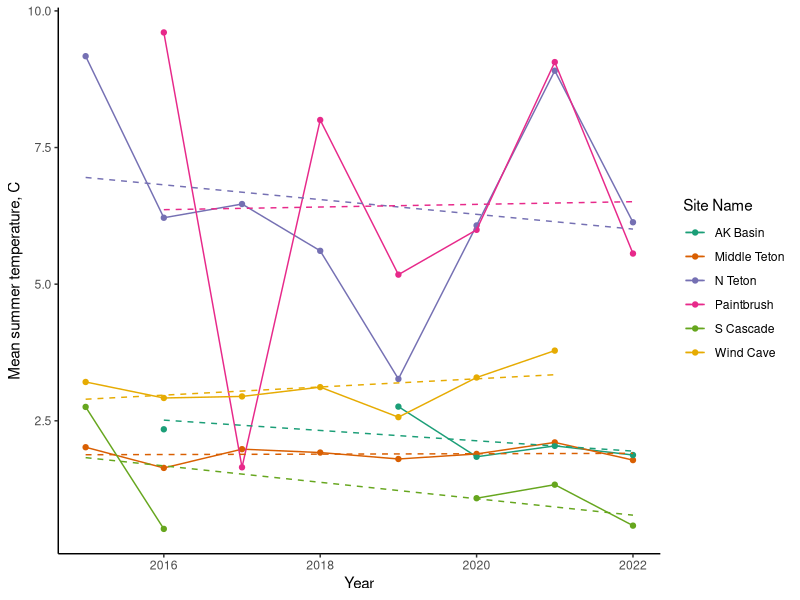
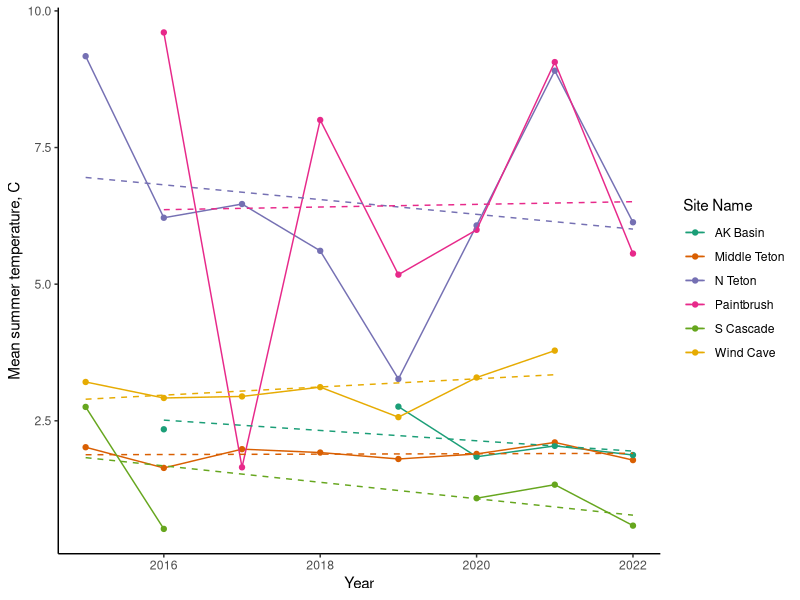
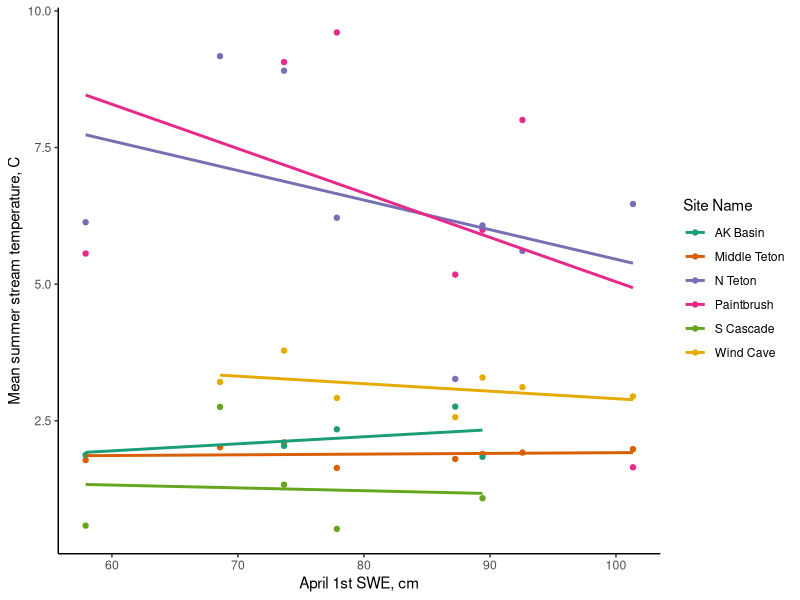
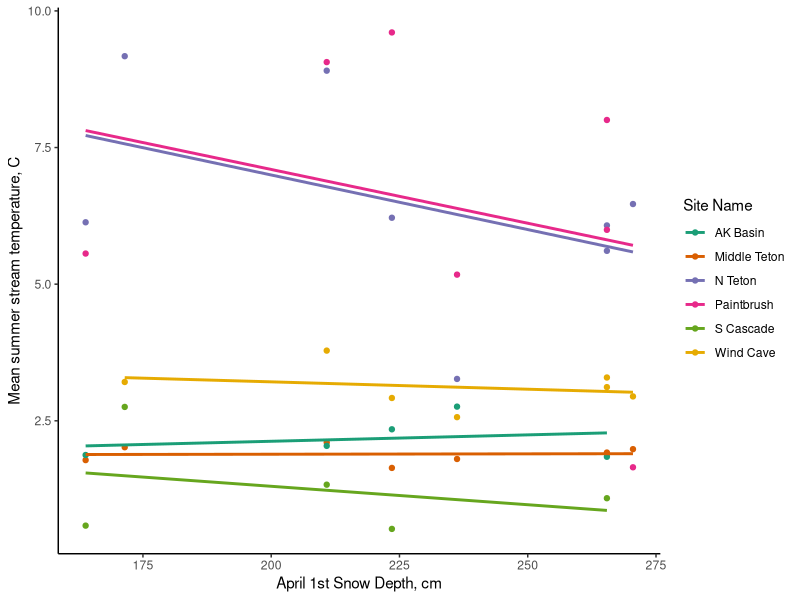
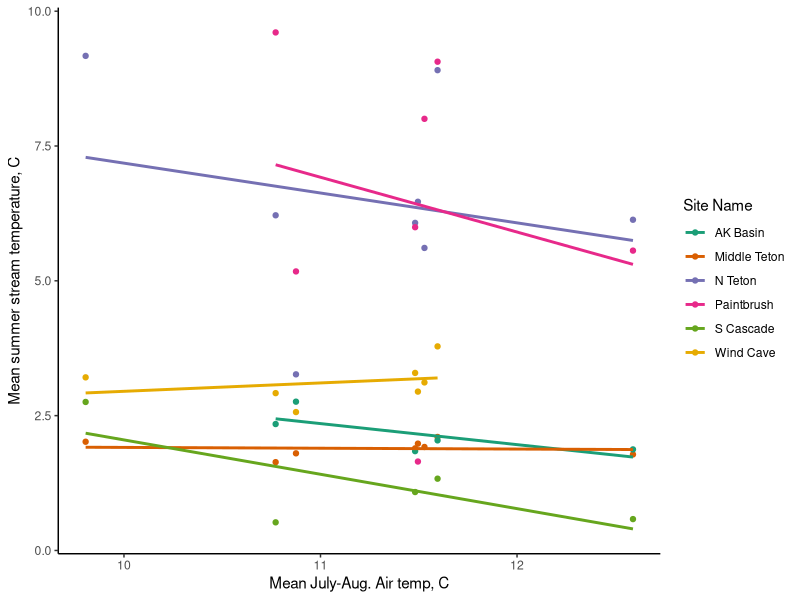
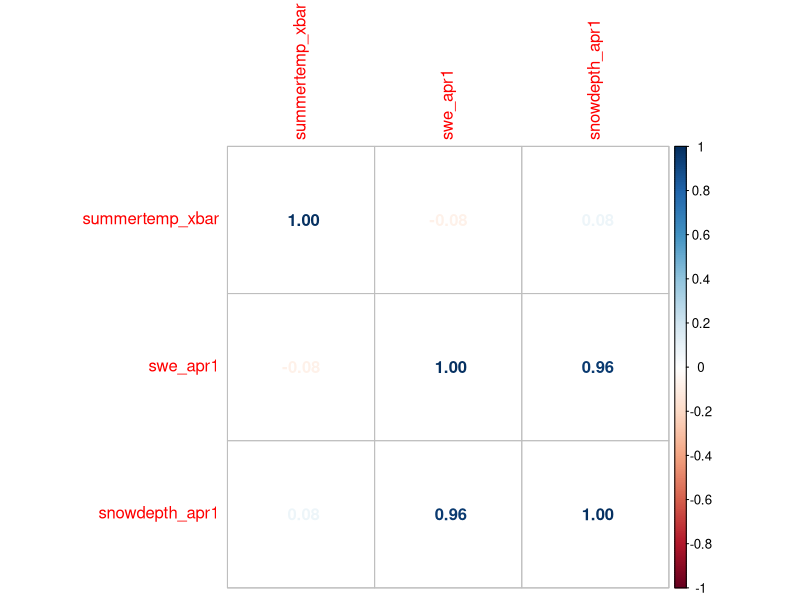
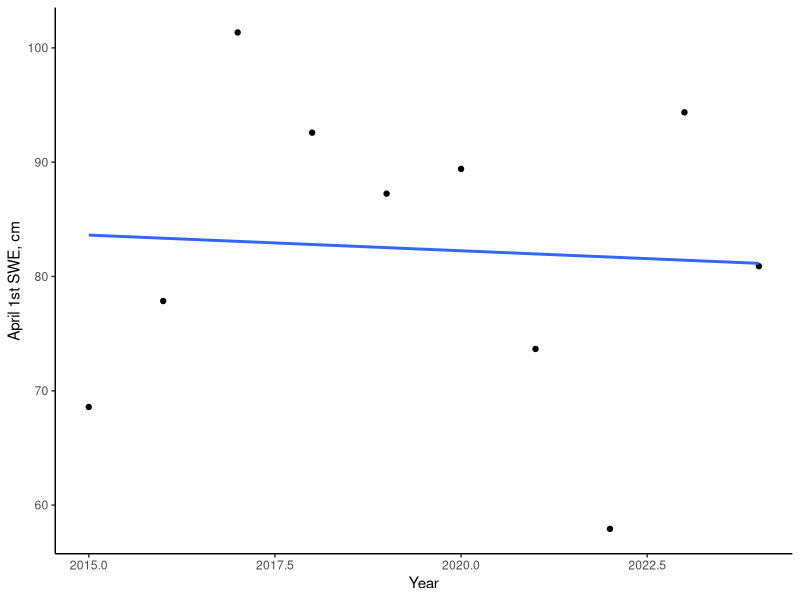
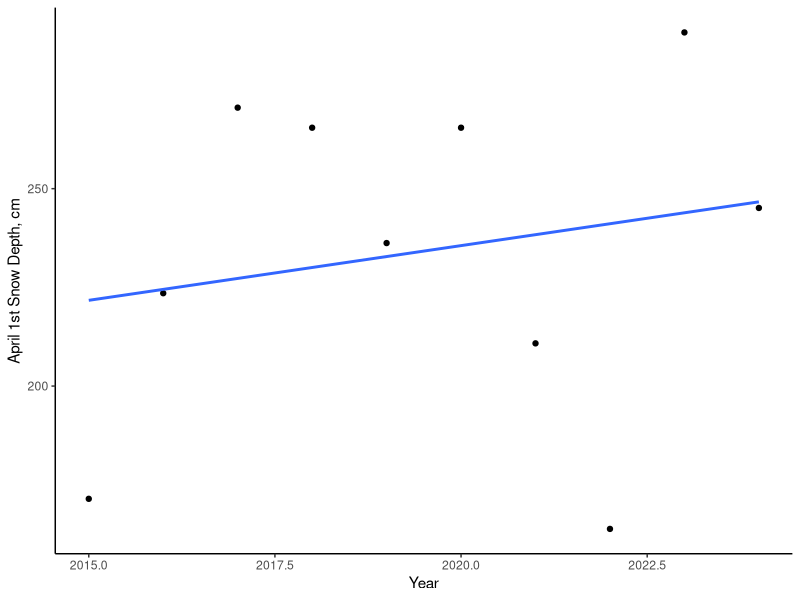

Here is the R script that generated these plots, in order:
## ---- chunk 1
#Loading Packages
library(tidyverse) #For data wrangling
library(lubridate) #For working with dates
library(ggplot2) #Plotting
library(RColorBrewer)
library(patchwork)
library(corrplot)
library(broom)
## ---- chunk 2
ak_basin <- read.csv("Temperature/cleaned_csv/ak_basin_south.csv")
middle_teton <- read.csv("Temperature/cleaned_csv/middle_teton.csv")
n_teton <- read.csv("Temperature/cleaned_csv/n_fork_teton.csv")
paintbrush <- read.csv("Temperature/cleaned_csv/paintbrush.csv")
s_cascade <- read.csv("Temperature/cleaned_csv/s_cascade.csv")
wind_cave <- read.csv("Temperature/cleaned_csv/wind_cave.csv")
## ---- chunk 3
#AK Basin:

ak_basin_pivot <- ak_basin %>%
 select(Date, temp_2015:temp_2022)%>% #remove unnecessary cols
  pivot_longer(!c(Date), names_to = "meas_date", values_to = "ak_basin_temp")%>% #pivot longer - make new columns for year and temp, one row for each date for each year
  mutate(year = substr(meas_date,6, 9), #remove "temp_" at beginning of each year to get year column
         dmy_date = paste(Date, year, sep = "-"), #create intermediate date column with year, month, and day
         date_final = as.Date(dmy_date, format = "%d-%b-%Y") #convert intermediate to new date column with as.Date
         )%>% 
  select(-meas_date, -dmy_date, -Date)#%>% #remove intermediate/redundant date columns
  #filter(!is.na(date_final)) #remove extra rows with no date

#Middle Teton

middle_teton_pivot <- middle_teton %>%
  select(Date, temp_2015:temp_2022)%>% #remove unnecessary cols
  pivot_longer(!c(Date), names_to = "meas_date", values_to = "mid_teton_temp")%>% #pivot longer - make new columns for year and temp, one row for each date for each year
  mutate(year = substr(meas_date,6, 9), #remove "temp_" at beginning of each year to get year column
         dmy_date = paste(Date, year, sep = "-"), #create intermediate date column with year, month, and day
         date_final = as.Date(dmy_date, format = "%d-%b-%Y") #convert intermediate to new date column with as.Date
         )%>% 
  select(-meas_date, -dmy_date, -Date)%>% #remove intermediate/redundant date columns
  filter(!is.na(date_final)) #remove extra rows with no date

# N Teton

n_teton_pivot <- n_teton %>%
  select(Date, temp_2015:temp_2022)%>% #remove unnecessary cols
  pivot_longer(!c(Date), names_to = "meas_date", values_to = "n_teton_temp")%>% #pivot longer - make new columns for year and temp, one row for each date for each year
  mutate(year = substr(meas_date,6, 9), 
         dmy_date = paste(Date, year, sep = "-"), 
         date_final = as.Date(dmy_date, format = "%d-%b-%Y")
         )%>% #remove "temp_" at beginning of each year
  select(-meas_date, -dmy_date, -Date)%>%
  filter(!is.na(date_final)) #remove extra rows with no date

# Paintbrush

paintbrush_pivot <- paintbrush %>%
 select(Date, temp_2015:temp_2022)%>% #remove unnecessary cols
  pivot_longer(!c(Date), names_to = "meas_date", values_to = "paintbrush_temp")%>% #pivot longer - make new columns for year and temp, one row for each date for each year
  mutate(year = substr(meas_date,6, 9), 
         dmy_date = paste(Date, year, sep = "-"), 
         date_final = as.Date(dmy_date, format = "%d-%b-%Y")
         )%>% #remove "temp_" at beginning of each year
  select(-meas_date, -dmy_date, -Date)%>%
  filter(!is.na(date_final)) #remove extra rows with no date

# S cascade:

s_cascade_pivot <- s_cascade  %>%
  select(Date, temp_2015:temp_2022)%>% #remove unnecessary cols
  pivot_longer(!c(Date), names_to = "meas_date", values_to = "s_cascade_temp")%>% #pivot longer - make new columns for year and temp, one row for each date for each year
  mutate(year = substr(meas_date,6, 9), 
         dmy_date = paste(Date, year, sep = "-"), 
         date_final = as.Date(dmy_date, format = "%d-%b-%Y")
         )%>% #remove "temp_" at beginning of each year
  select(-meas_date, -dmy_date, -Date)%>%
  filter(!is.na(date_final)) #remove extra rows with no date

# Wind Cave: 

wind_cave_pivot <- wind_cave %>%
  select(Date, Year, Temp)%>%
  rename(year = Year, windcave_temp = Temp)%>%
  mutate(dmy_date = paste(Date, year, sep = "-"), 
         date_final = as.Date(dmy_date, format = "%d-%b-%Y"), 
         )%>%
  select(-dmy_date, -Date)%>%
  arrange(date_final)

## ---- chunk 4
teton_temps <- merge(middle_teton_pivot, ak_basin_pivot)%>% 
  merge(n_teton_pivot)%>%
  merge(paintbrush_pivot)%>%
  merge(s_cascade_pivot)%>%
  merge(wind_cave_pivot, all.x = T) # Merge all 6 sites; all.x command for final merge keeps all 752 obs for each year. 
## ---- chunk 5
mean_temps <- teton_temps %>%
  mutate(month = month(date_final))%>% #creating month column
  filter(month == 7|month == 8)%>% #filtering for ONLY July and August 
  group_by(year)%>% #group by year
  summarise(
    mid_teton_xbar = mean(mid_teton_temp, na.rm = T), 
    ak_basin_xbar = mean(ak_basin_temp, na.rm = T), 
    n_teton_xbar = mean(n_teton_temp, na.rm = T), 
    paintbrush_xbar = mean(paintbrush_temp, na.rm = T), 
    s_cascade_xbar = mean(s_cascade_temp, na.rm = T), 
    windcave_xbar = mean(windcave_temp, na.rm = T) #calculate average summer temp for each year, removing missing obs.
  )%>%
  pivot_longer(!year, names_to = "site", values_to = "mean_temp")%>% #pivot longer to get one column for site, one for mean temp, one row for each year
  mutate(year = as.numeric(year)) #recode year column as number instead of character
## ---- chunk 6
temp.line <- ggplot(mean_temps, aes(x = year, y = mean_temp, color = site))+
  geom_point()+
  geom_line()+
  geom_smooth(se = F, method = "lm", linetype = "dashed", size = 0.5)+
  theme_classic()+
  labs(x = "Year", y = "Mean summer temperature, C", color = "Site Name")+
  scale_color_manual(values = brewer.pal(6, "Dark2"), labels = c("AK Basin", "Middle Teton", "N Teton", "Paintbrush", "S Cascade", "Wind Cave"))
temp.line
## ---- chunk 7
temps_nested <- mean_temps %>%
  nest(data = -site) #create new nested dataframe with one column for site, one column for data - data entries for each site include year and mean temp. 
## ---- chunk 8
temp_models <- temps_nested %>%
  mutate(model = map(data, ~lm(mean_temp~year, data = .)%>% #run a model of temp~year for each site (referenced by "."); store results in new column called "model"
                     tidy))%>% #tidy function to construct a summary table with model results (seperate tables for each site)
  unnest(model) %>% #unnest model column to get rows for each site, columns for model metrics
  filter(term == "year")  #remove intercept term to just get info on year for each site
temp_models
## ---- chunk 9
temp.line
## ---- chunk 10
snotel <- read.csv("teton_snotel24.csv")%>% #read in file
  mutate(date = mdy(date), #re-code date column as R date obj
         airtemp_c = as.numeric(airtemp_c), #recode air temperature as numeric
         snowdepth_cm = as.numeric(snowdepth_cm)) 
## ---- chunk 11
snotel_xbars <- snotel %>%
  group_by(date)%>% # group by date
  summarise(swe_xbar  = mean(swe_cm, na.rm = T), 
            snowdepth_xbar = mean(snowdepth_cm, na.rm = T),
            airtemp_xbar = mean(airtemp_c, na.rm = T))%>% #calculate means across both sites for each date
 mutate(year = year(date), 
        month = month(date), 
        day = day(date)) #add columns with year, month, and day
## ---- chunk 12
snow <- snotel_xbars %>%
  filter(month == 4 & day == 1)%>% #filter out observations for april 1st of each year
  select(year, swe_xbar, snowdepth_xbar)%>% #select year, swe, and snow depth measurements; drop other cols
  rename(swe_apr1 = swe_xbar, snowdepth_apr1 = snowdepth_xbar) #rename swe and snowdepth cols 
## ---- chunk 13
air <- snotel_xbars %>%
  filter(month == 7 | month == 8) %>% #filter for just July and August 
  group_by(year) %>% #group by year
  summarise(summertemp_xbar = mean(airtemp_xbar))%>% #calculate mean summer air temp
  select(year, summertemp_xbar) #select year and summer temp for easier merge
## ---- chunk 14
snotel_final <- merge(snow, air) # merge snowpack and air temp info

summer_complete <- merge(mean_temps, snotel_final) #add snowpack and temp info to mean_temps dataframe
## ---- chunk 15
stream.swe <- ggplot(summer_complete, aes(x = swe_apr1, y = mean_temp, color = site))+
  geom_point()+
  geom_smooth(se = F, method = "lm")+
  theme_classic()+
  labs(x = "April 1st SWE, cm", y = "Mean summer stream temperature, C", color = "Site Name")+
  scale_color_manual(values = brewer.pal(6, "Dark2"), labels = c("AK Basin", "Middle Teton", "N Teton", "Paintbrush", "S Cascade", "Wind Cave"))
stream.swe

stream.sd <- ggplot(summer_complete, aes(x = snowdepth_apr1, y = mean_temp, color = site))+
  geom_point()+
  geom_smooth(se = F, method = "lm")+
  theme_classic()+
  labs(x = "April 1st Snow Depth, cm", y = "Mean summer stream temperature, C", color = "Site Name")+
  scale_color_manual(values = brewer.pal(6, "Dark2"), labels = c("AK Basin", "Middle Teton", "N Teton", "Paintbrush", "S Cascade", "Wind Cave"))
stream.sd

stream.air <- ggplot(summer_complete, aes(x = summertemp_xbar, y = mean_temp, color = site))+
  geom_point()+
  geom_smooth(se = F, method = "lm")+
  theme_classic()+
  labs(x = "Mean July-Aug. Air temp, C", y = "Mean summer stream temperature, C", color = "Site Name")+
  scale_color_manual(values = brewer.pal(6, "Dark2"), labels = c("AK Basin", "Middle Teton", "N Teton", "Paintbrush", "S Cascade", "Wind Cave"))
stream.air
## ---- chunk 16
covariates <- summer_complete %>%
  select(summertemp_xbar, swe_apr1, snowdepth_apr1) # New dataframe with just covariates of interest

M <- cor(covariates) #calculate correlation matrix with the "cor" function (stats package)

corrplot(M, method = "number") #plot the correlation matrix with the corrplot package
## ---- chunk 17
summer_nested <- summer_complete %>%
  nest(data = -site) #create new nested dataframe with one column for site, one column for data - data entries for each site include year and mean temp. 
## ---- chunk 18
summer_models <- summer_nested %>%
  mutate(model = map(data, ~lm(mean_temp~swe_apr1+summertemp_xbar, data = .)%>% #run a model of temp~swe and summer temp for each site (referenced by "."); store results in new column called "model"
                     tidy))%>% #tidy function to construct a summary table with model results (seperate tables for each site)
  unnest(model) %>% #unnest model column to get rows for each site, columns for model metrics
  filter(term == "swe_apr1"|term == "summertemp_xbar")  #remove intercept term to just get info on swe and summer temp for each site
summer_models
## ---- chunk 19
swe.time <- ggplot(snotel_final, aes(x = year, y = swe_apr1))+
  geom_point()+
  geom_smooth(se = F, method = "lm")+
  theme_classic()+
  labs(x = "Year", y = "April 1st SWE, cm")
swe.time

sd.time <- ggplot(snotel_final, aes(x = year, y = snowdepth_apr1))+
  geom_point()+
  geom_smooth(se = F, method = "lm")+
  theme_classic()+
  labs(x = "Year", y = "April 1st Snow Depth, cm")
sd.time

air.time <- ggplot(snotel_final, aes(x = year , y = summertemp_xbar))+
  geom_point()+
  geom_smooth(se = F, method = "lm")+
  theme_classic()+
  labs(x = "Year", y = "Mean July-Aug. Air temp, C")
air.time
## ---- chunk 20
swe.lm <- lm(swe_apr1 ~ year, data = snotel_final)
summary(swe.lm)
## ---- chunk 21
sd.lm <- lm(snowdepth_apr1 ~ year, data = snotel_final)
summary(sd.lm)
## ---- chunk 22
air.lm <- lm(summertemp_xbar ~ year, data = snotel_final)
summary(air.lm)
## ---- chunk 23
richness <- read.csv("invert_data/cleaned_csv/invert_richness.csv")%>%
  rename("site" = "Stream", "year" = "Year")%>%
  select(-X)
## ---- chunk 24
temps_rename <- mean_temps %>%
  mutate(site = str_remove(site, "_xbar"))%>%
  mutate(site = ifelse(site == "ak_basin", "s_ak_basin", site))
## ---- chunk 25
temps_richness <- merge(richness, temps_rename, all = T)%>%
  filter(!(site == "paintbrush"|site == "s_teton"), !is.na(richness))
## ---- chunk 26
daily_temps <- read.csv("Temperature/cleaned_full_datasets/temps_daily.csv")
## ---- chunk 27
tasr.sites <- c("cloudveil", "delta", "grizzly", "gusher", "mid_teton", "n_teton", "paintbrush", "s_ak_basin", "s_cascade", "s_teton", "skillet", "windcave") #make list of TASR sites

source <- read.csv("source_info.csv")%>%
  rename(site = stream) #read in source info, rename for merge

tasr_temps <- merge(daily_temps, source)%>% #add source info to temp dataset
  filter(site%in%tasr.sites) #extract all data for TASR sites
## ---- chunk 28
tasr_means <- tasr_temps %>%
  mutate(mo = month(date1), 
         yr = year(date1))%>%
  filter(mo == 7|mo == 8)%>%
  group_by(site, yr, source, full_name)%>%
  summarise(summer_t = mean(temp_xbar, na.rm = T))
## ---- chunk 29
pres.pal <- c("#C26ED6", "#F89225", "#76D96F")

tasr.summer <- ggplot(tasr_means, aes(x = yr, y = summer_t, color = source))+
  geom_point()+
  geom_line()+
  geom_smooth(se = F, method = "lm", linetype = "dashed", size = 0.5)+
  theme_classic()+
  facet_wrap(~full_name, scales = "free_x")+
  scale_color_manual(values = pres.pal, labels = c("Glacier", "Snowmelt", "Icy Seep"))+
  labs(x = "Date", y = "Mean Summer (July-Aug.) Stream Temperature, C", color = "Stream Source")+
  theme(legend.position = "bottom", 
        axis.text.x = element_text(angle = 45, hjust = 1, vjust = 1), 
        axis.title = element_text(size = 11, face = "bold"), 
        axis.text = element_text(size = 8), 
        legend.text = element_text(size = 10), 
        legend.title = element_text(size = 11, face = "bold"), 
        strip.text = element_text(size = 10, face = "bold"))
tasr.summer
## ---- chunk 30
ggsave("pres_figures/tasr_summer.pdf", tasr.summer, width = 12, height = 5, units = "in", device = "pdf", dpi = "retina")
## ---- chunk 31
tasr_nested <- tasr_means %>%
  nest(data = -site) #create new nested dataframe with one column for Stream, one column for data - data entries for each site include year and richness. 
## ---- chunk 32
tasr_models <- tasr_nested %>%
  mutate(model = purrr::map(data, ~lm(summer_t~yr, data = .)%>% #run a model of richness~year for each site (referenced by "."); store results in new column called "model"
                     tidy))%>% #tidy function to construct a summary table with model results (seperate tables for each site)
  unnest(model) %>% #unnest model column to get rows for each site, columns for model metrics
  filter(term == "yr")  #remove intercept term to just get info on year for each site
tasr_models
## ---- chunk 33
air.lm <- lm(summertemp_xbar ~ year, data = snotel_final)
summary(air.lm)
## ---- chunk 34
airtemp <- ggplot(snotel_final, aes(x = year , y = summertemp_xbar, color = summertemp_xbar))+
  geom_point()+
  geom_line()+
  geom_smooth(se = F, method = "lm", linetype = "dashed", color = "DarkGrey", size = 0.5)+
  theme_classic()+
  labs(x = "Year", y = "Mean Summer (July-Aug.) Air temp, C")+
  scale_color_gradient(low = "#D5A5A3FF", high = "#753835FF")+
  theme(legend.position = "none", 
        axis.title = element_text(size = 11, face = "bold"), 
        axis.text = element_text(size = 10)
        )+
  annotate(geom="label", x = 2015.8, y = 15.75, label = "P = 0.03; R Sq. = 0.49", fontface = "bold", size = 4)
airtemp
## ---- chunk 35
ggsave("pres_figures/air_summer.pdf", airtemp, width = 12, height = 5, units = "in", device = "pdf", dpi = "retina")
